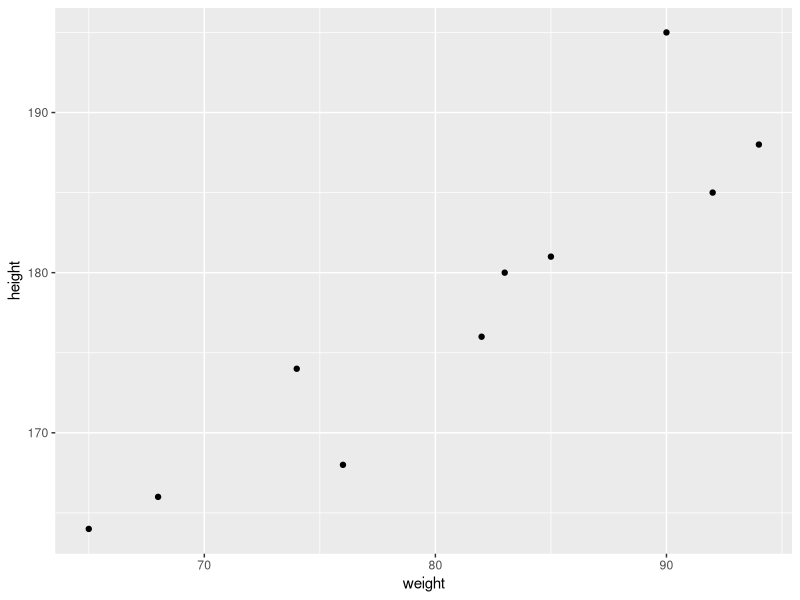
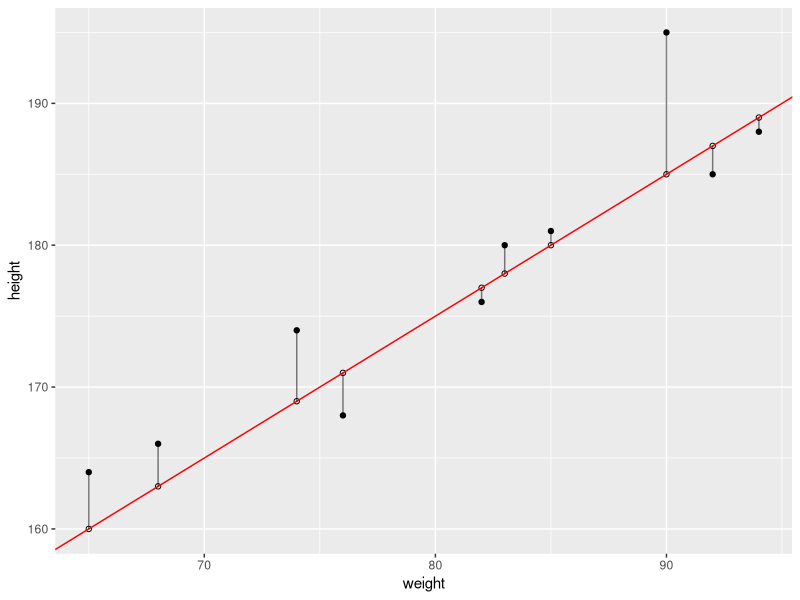
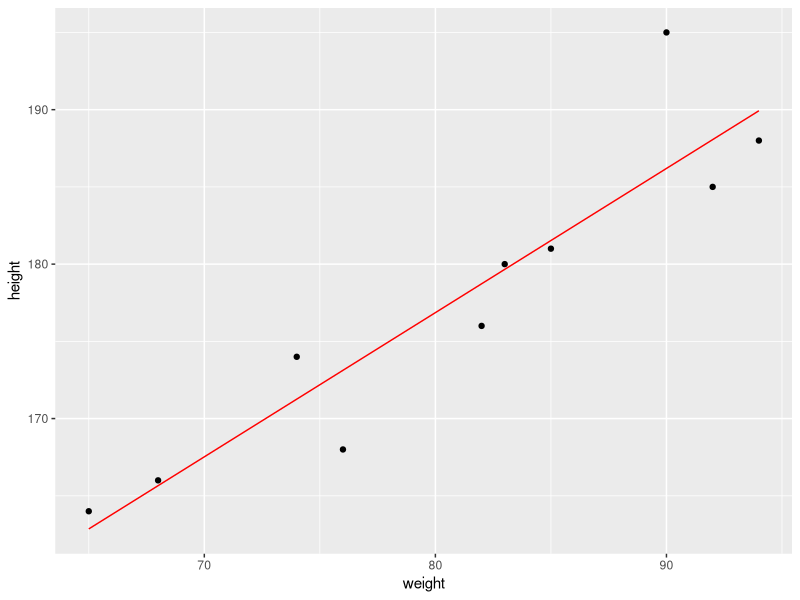
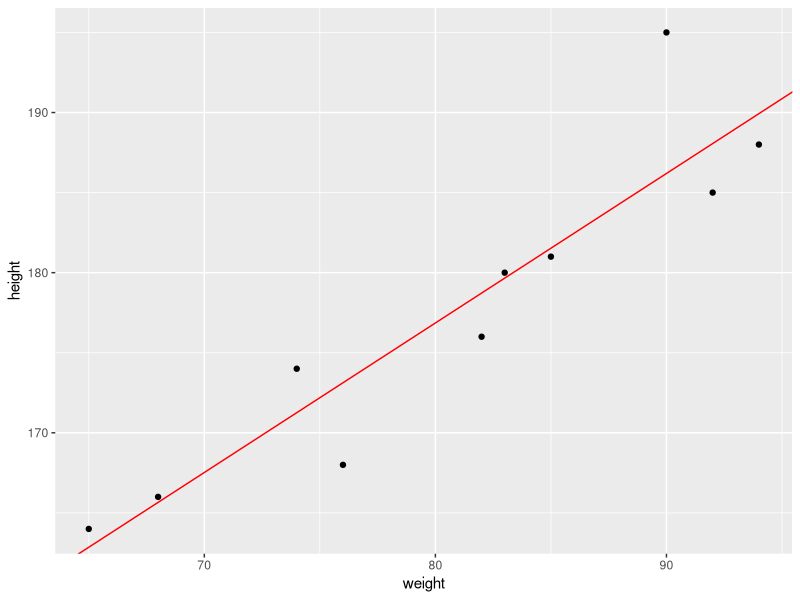

Reproduce these figures in R, in order.
## ---- chunk 1
knitr::opts_chunk$set(echo = TRUE, fig.align = 'center')
## ---- chunk 2
library(tidyverse)
## ---- chunk 3
height <- c(176, 164, 181, 168, 195, 185, 166, 180, 188, 174)
weight <- c(82, 65, 85, 76, 90, 92, 68, 83, 94, 74 )
sample <- tibble(
  weight,
  height
)

sample %>%
  ggplot(aes(x = weight, y = height)) +
  geom_point()
## ---- chunk 4
line <- function(x, b0, b1){
  return(b0 + x * b1)
}
## ---- chunk 5
sample <- sample %>%
  mutate(fit_height = line(weight, b0 = 95, b1 = 1))
## ---- chunk 6
plot <- sample %>%
  ggplot(aes(x = weight, y = height)) +
  geom_point() +
  geom_point(aes(y = fit_height), shape = 1) +
  geom_abline(slope = 1, intercept = 95, col = "red") +
  geom_segment(aes(xend = weight, yend = fit_height), alpha = 0.5)
plot
## ---- chunk 7
sample <- sample %>%
  mutate(residual = height - fit_height)
sample
## ---- chunk 8
sample %>%
  summarise(sum_residuals = sum(residual))
## ---- chunk 9
sample <- sample %>%
  mutate(sq_residual = residual^2)
sample

sample %>%
  summarise(sum_sq_residuals = sum(sq_residual))
## ---- chunk 10
model <- lm(formula = height ~ weight, data = sample)
model
## ---- chunk 11
new_model <- lm(formula = sample$height ~ sample$weight)
new_model
## ---- chunk 12
fitted(model)
## ---- chunk 13
predict_at <- data.frame(weight = c(78))

# get predicted heights at those sample_weights
predict(model, newdata = predict_at)
## ---- chunk 14
library(modelr)

sample <- sample %>%
  select(-c(fit_height, residual, sq_residual)) %>%
  add_predictions(model) %>%
  add_residuals(model)
sample
## ---- chunk 15
sample %>%
  ggplot(aes(x = weight)) +
  geom_point(aes(y = height)) +
  geom_line(aes(y = pred), col = "red")
## ---- chunk 16
sample %>%
  ggplot(aes(x = weight, y = height)) +
  geom_point() +
  geom_abline(
    intercept = model$coefficients[1],
    slope = model$coefficients[2],
    col = "red"
  )
## ---- chunk 17
weights_predict <- tibble(
  weight = 50:120
)

weights_predict %>%
  add_predictions(model)
